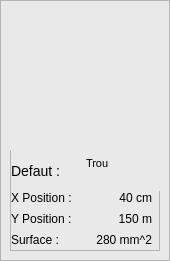
        <widget class="QFrame" name="frame_image_de_defaut">
         <property name="minimumSize">
          <size>
           <width>170</width>
           <height>261</height>
          </size>
         </property>
         <property name="maximumSize">
          <size>
           <width>170</width>
           <height>261</height>
          </size>
         </property>
         <property name="styleSheet">
          <string notr="true">background-color: rgb(233, 233, 233);
padding:0;</string>
         </property>
         <property name="frameShape">
          <enum>QFrame::StyledPanel</enum>
         </property>
         <property name="frameShadow">
          <enum>QFrame::Raised</enum>
         </property>
         <widget class="QLabel" name="Image_defaut_2">
          <property name="geometry">
           <rect>
            <x>10</x>
            <y>5</y>
            <width>150</width>
            <height>141</height>
           </rect>
          </property>
          <property name="minimumSize">
           <size>
            <width>0</width>
            <height>0</height>
           </size>
          </property>
          <property name="maximumSize">
           <size>
            <width>16777215</width>
            <height>16777215</height>
           </size>
          </property>
          <property name="styleSheet">
           <string notr="true">radious:5px;</string>
          </property>
          <property name="text">
           <string/>
          </property>
          <property name="pixmap">
           <pixmap>../CODE/Detection des defauts/Images/KinectScreenshot-Color-02-39-46.png</pixmap>
          </property>
          <property name="scaledContents">
           <bool>true</bool>
          </property>
         </widget>
         <widget class="QFrame" name="frame_5">
          <property name="geometry">
           <rect>
            <x>10</x>
            <y>150</y>
            <width>150</width>
            <height>101</height>
           </rect>
          </property>
          <property name="frameShape">
           <enum>QFrame::StyledPanel</enum>
          </property>
          <property name="frameShadow">
           <enum>QFrame::Raised</enum>
          </property>
          <widget class="QWidget" name="layoutWidget_6">
           <property name="geometry">
            <rect>
             <x>1</x>
             <y>0</y>
             <width>151</width>
             <height>41</height>
            </rect>
           </property>
           <layout class="QHBoxLayout" name="horizontalLayout_12">
            <item>
             <widget class="QLabel" name="label_defaut_2">
              <property name="minimumSize">
               <size>
                <width>0</width>
                <height>26</height>
               </size>
              </property>
              <property name="maximumSize">
               <size>
                <width>16777215</width>
                <height>27</height>
               </size>
              </property>
              <property name="font">
               <font>
                <pointsize>-1</pointsize>
               </font>
              </property>
              <property name="styleSheet">
               <string notr="true">QLabel{
	text-align:left;
	font-size:14px;
	cursor: pointer;
}


</string>
              </property>
              <property name="text">
               <string>Defaut :</string>
              </property>
             </widget>
            </item>
            <item>
             <widget class="QTextBrowser" name="textBrowser_2">
              <property name="minimumSize">
               <size>
                <width>50</width>
                <height>20</height>
               </size>
              </property>
              <property name="maximumSize">
               <size>
                <width>80</width>
                <height>34</height>
               </size>
              </property>
              <property name="styleSheet">
               <string notr="true">QTextBrowser{
	text-align:left;
	font-size:16px;
	cursor: pointer;
	border:none;
}


</string>
              </property>
              <property name="html">
               <string>&lt;!DOCTYPE HTML PUBLIC &quot;-//W3C//DTD HTML 4.0//EN&quot; &quot;http://www.w3.org/TR/REC-html40/strict.dtd&quot;&gt;
&lt;html&gt;&lt;head&gt;&lt;meta name=&quot;qrichtext&quot; content=&quot;1&quot; /&gt;&lt;style type=&quot;text/css&quot;&gt;
p, li { white-space: pre-wrap; }
&lt;/style&gt;&lt;/head&gt;&lt;body style=&quot; font-family:'MS Shell Dlg 2'; font-size:16px; font-weight:400; font-style:normal;&quot;&gt;
&lt;p style=&quot; margin-top:0px; margin-bottom:0px; margin-left:0px; margin-right:0px; -qt-block-indent:0; text-indent:0px;&quot;&gt;&lt;span style=&quot; font-size:8pt;&quot;&gt;Trou&lt;/span&gt;&lt;/p&gt;&lt;/body&gt;&lt;/html&gt;</string>
              </property>
             </widget>
            </item>
           </layout>
          </widget>
          <widget class="QWidget" name="layoutWidget_7">
           <property name="geometry">
            <rect>
             <x>1</x>
             <y>38</y>
             <width>141</width>
             <height>61</height>
            </rect>
           </property>
           <layout class="QVBoxLayout" name="_2">
            <property name="spacing">
             <number>2</number>
            </property>
            <item>
             <layout class="QHBoxLayout" name="horizontalLayout_13">
              <item>
               <widget class="QLabel" name="label_X_Position_2">
                <property name="text">
                 <string>X Position :</string>
                </property>
               </widget>
              </item>
              <item>
               <widget class="QLabel" name="X_Position_2">
                <property name="layoutDirection">
                 <enum>Qt::LeftToRight</enum>
                </property>
                <property name="text">
                 <string>40 cm</string>
                </property>
                <property name="alignment">
                 <set>Qt::AlignRight|Qt::AlignTrailing|Qt::AlignVCenter</set>
                </property>
               </widget>
              </item>
             </layout>
            </item>
            <item>
             <layout class="QHBoxLayout" name="horizontalLayout_14">
              <item>
               <widget class="QLabel" name="label_Y_Position_2">
                <property name="text">
                 <string>Y Position :</string>
                </property>
               </widget>
              </item>
              <item>
               <widget class="QLabel" name="Y_Position_2">
                <property name="layoutDirection">
                 <enum>Qt::LeftToRight</enum>
                </property>
                <property name="text">
                 <string>150 m</string>
                </property>
                <property name="alignment">
                 <set>Qt::AlignRight|Qt::AlignTrailing|Qt::AlignVCenter</set>
                </property>
               </widget>
              </item>
             </layout>
            </item>
            <item>
             <layout class="QHBoxLayout" name="horizontalLayout_15">
              <item>
               <widget class="QLabel" name="label_Surface_2">
                <property name="text">
                 <string>Surface :</string>
                </property>
               </widget>
              </item>
              <item>
               <widget class="QLabel" name="Surface_2">
                <property name="layoutDirection">
                 <enum>Qt::LeftToRight</enum>
                </property>
                <property name="text">
                 <string>280 mm^2</string>
                </property>
                <property name="alignment">
                 <set>Qt::AlignRight|Qt::AlignTrailing|Qt::AlignVCenter</set>
                </property>
               </widget>
              </item>
             </layout>
            </item>
           </layout>
          </widget>
         </widget>
        </widget>
